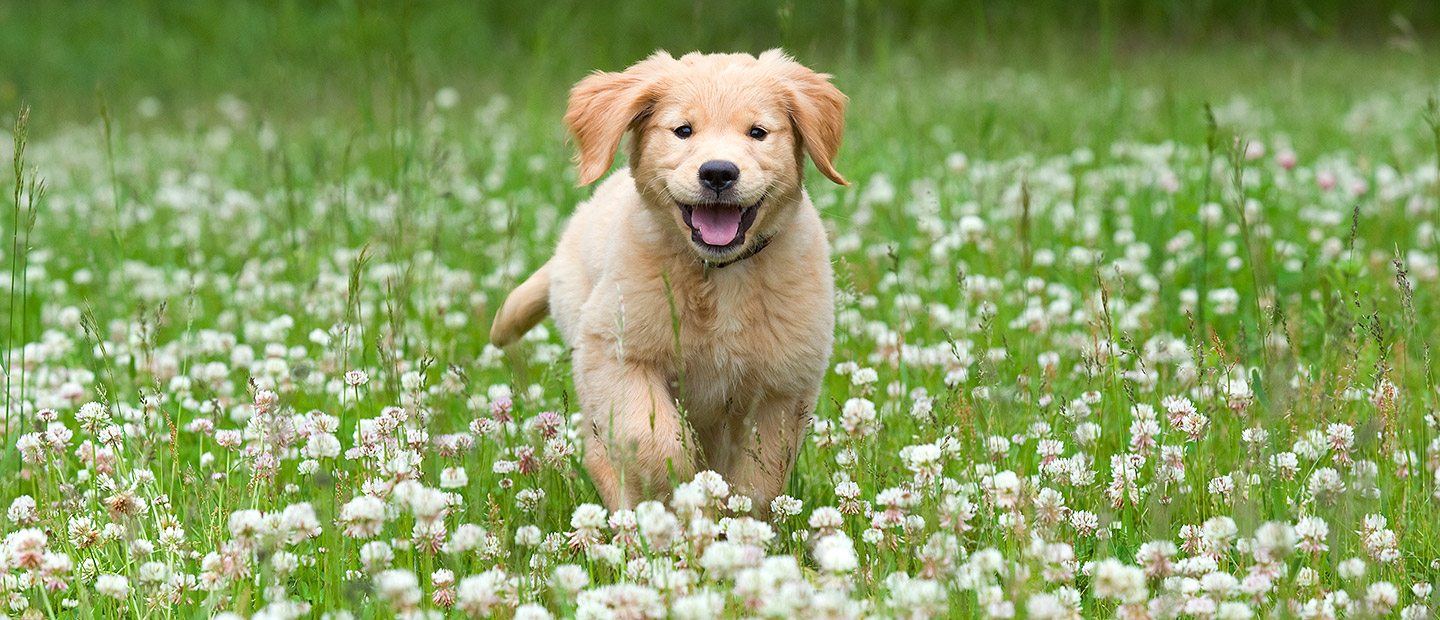
#> input picture dazo_demo/image.png, 1440 x 620 px
$ python laplacian_edge.py   (older library calls are emulated)
#> lines starting #> are read from the running program, lines starting #| are printed output that depends on the picture
import cv2

img = cv2.imread("image.png")
#> img is the input picture: shape (620, 1440, 3); mean B, G, R 99.9, 160.2, 140.1
gray = cv2.cvtColor(img, cv2.COLOR_BGR2GRAY)
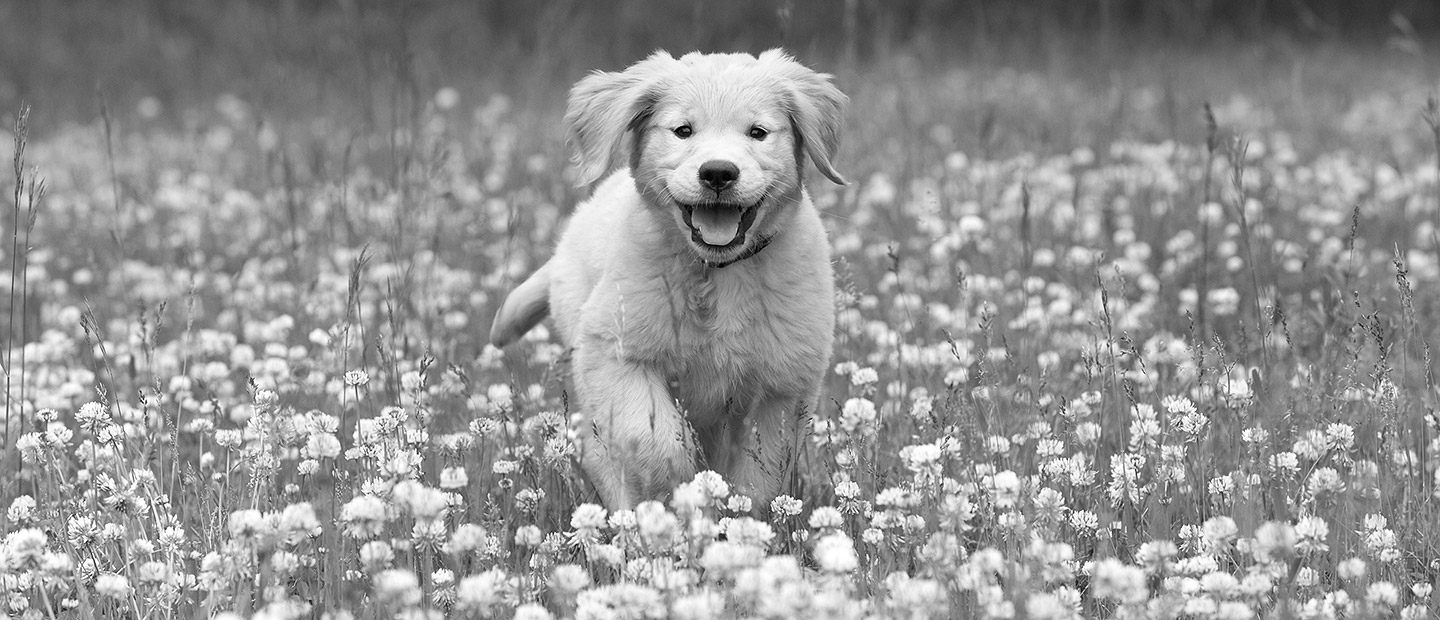
#> gray: shape (620, 1440); min 0, max 255, mean 147.3

laplacian = cv2.Laplacian(gray, cv2.CV_64F, ksize=3)
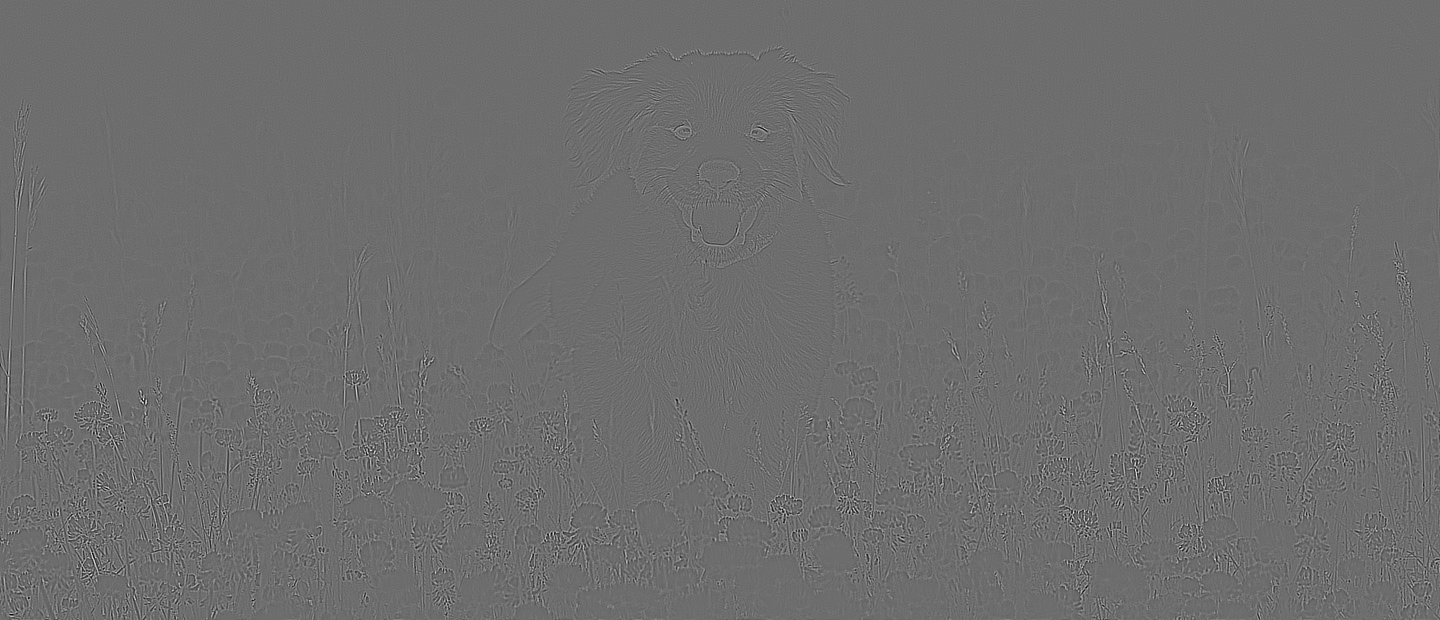
#> laplacian: shape (620, 1440) float64; min -1156, max 1524, mean 0; drawn with min black and max white
laplacian = cv2.convertScaleAbs(laplacian)
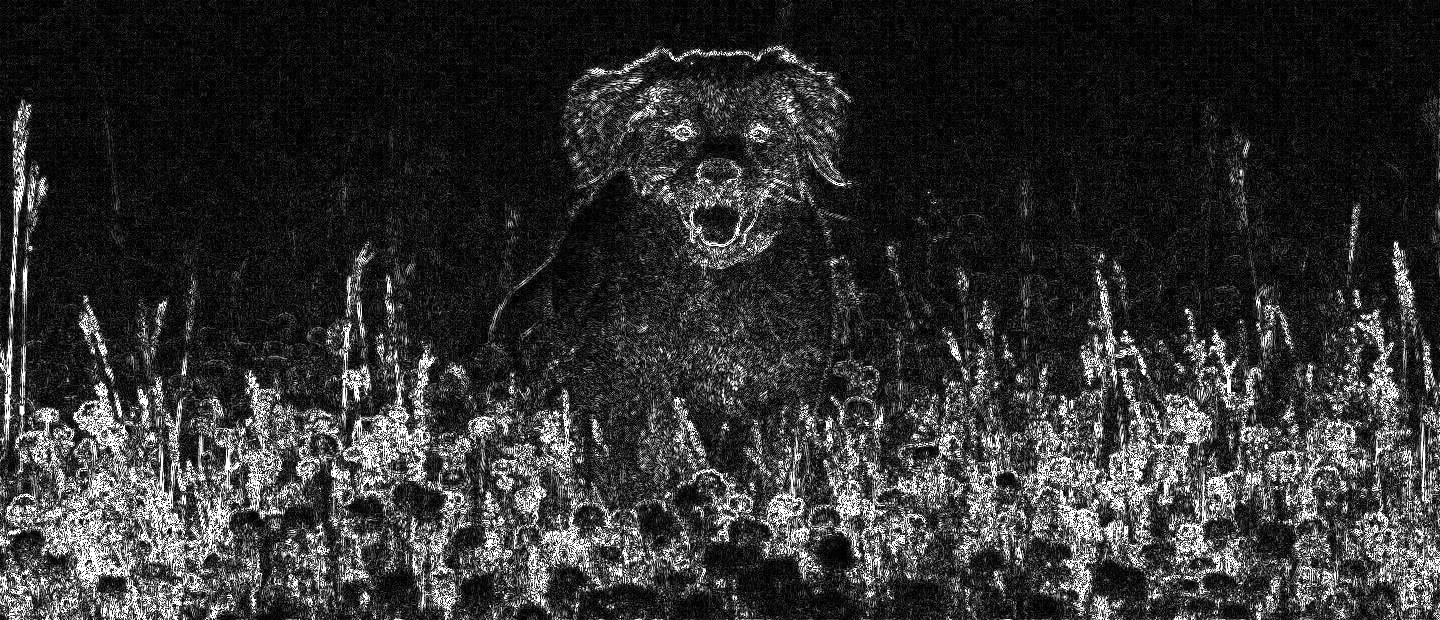
#> laplacian: shape (620, 1440); min 0, max 255, mean 49.3

cv2.imshow("Original Image", img)
cv2.imshow("Laplacian Edge Detection", laplacian)
cv2.waitKey(0)
cv2.destroyAllWindows()
